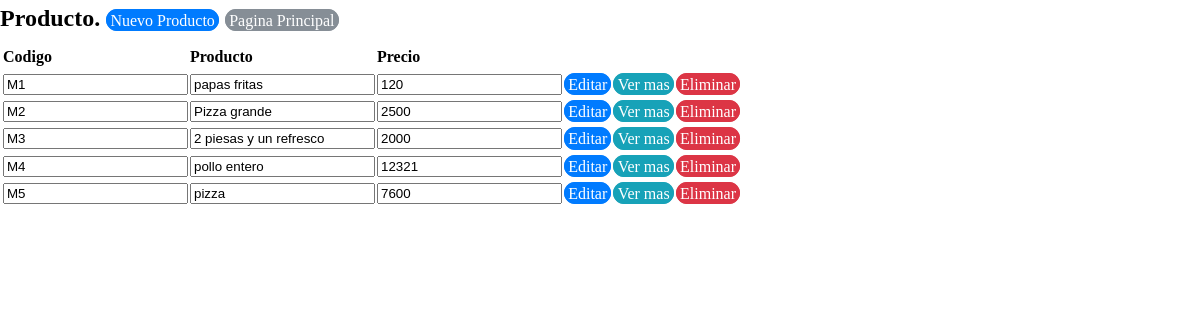
Before: /view/registroproducto/RegistroProducto.php with the older database file.
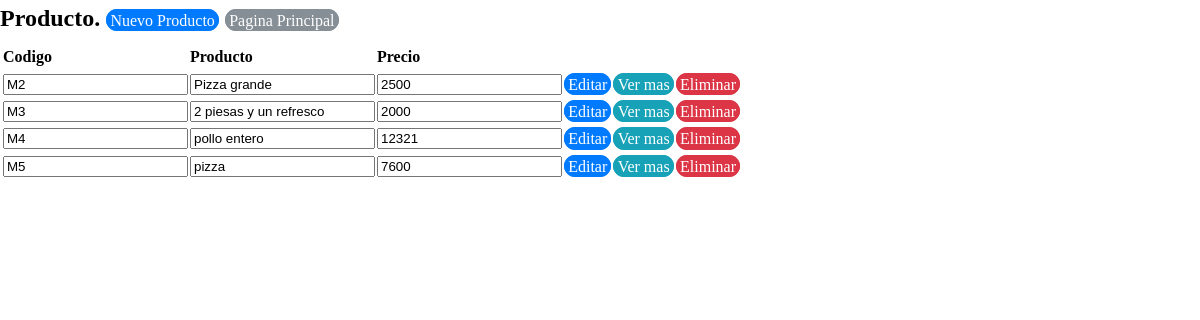
After: the same page with the newer database file.
### tables this page shows
CREATE TABLE `tbproductos` (
  `productoid` int(11) NOT NULL,
  `productocodigo` varchar(50) NOT NULL,
  `productonombre` varchar(50) NOT NULL,
  `productoprecio` varchar(50) NOT NULL,
  `tamano` varchar(50) NOT NULL,
  `productoestado` varchar(50) NOT NULL
);

### business/productobusiness/ProductoBusiness.php (called while the page is built, shortened)
<?php
class ProductoBusiness {
    private $DataProducto;
    public function ProductoBusiness() {
        require_once '../../data/dataproducto/DataProducto.php';
        $this->DataProducto = new DataProducto();
    }
    public function mostrarProductos() {
        return $this->DataProducto->mostrarProductos();
    }
}
?>

### data/dataproducto/DataProducto.php (called while the page is built, shortened)
<?php
class DataProducto {
    private $conexion;
    function DataProducto() {
        include_once '../../data/dbconexion/Conexion.php';
        $this->conexion = new Conexion();
    }
    function mostrarProductos() {
        if ($this->conexion->crearConexion()->set_charset('utf8')) {
            $array = array();
            $mostrarproductos = $this->conexion->crearConexion()->query("SELECT * "
            . "FROM `tbproductos` WHERE productoestado=1;");
            $this->conexion->cerrarConexion();
            while ($resultado = $mostrarproductos->fetch_assoc()) {
                array_push($array, $resultado);
            }
            return $array;
        }
    }
}

### data/dbconexion/Conexion.php (called while the page is built, shortened)
<?php
class Conexion {
    private $server;
    private $user;
    private $password;
    private $dbname;
    function Conexion(){
        $this->server = "localhost";
        $this->user = "root";
        $this->password = "";
        $this->dbname = "bdexpressdjb";
    }
    function crearConexion(){
        $this->conexion  = mysqli_connect($this->server,$this->user,$this->password,$this->dbname);
        return $this->conexion;
    }
}

### view/registroproducto/RegistroProducto.php (the view, shortened to what this page needs)
<!DOCTYPE html>
<head>
    <link rel="stylesheet" href="../../css/estilo.css">
    <?php
    include '../../business/productobusiness/ProductoBusiness.php';
    ?>
</head>
<body>
    <?php
    $productoBusiness = new ProductoBusiness();
    $allBusiness = $productoBusiness->mostrarProductos();
    ?>
    <h2>Producto.
        <a href="?action=registrar" class="btn btn-primary">Nuevo Producto</a>
        <a href="../ventanaprincipalview/VentanaPrincipalView.php" class="btn btn-secondary">Pagina Principal</a>
    </h2>
    <form  action="../../business/productoaccion/ProductoAccion.php" method="Post" >
        <table>
            <thead>
                <tr><th></th>
                    <th>Codigo</th>
                    <th>Producto</th>
                    <th>Precio</th>
                </tr>
            </thead>
            <?php foreach ($allBusiness as $current): ?>
                <tr><td><input type="hidden" name="productoid" id="productoid" value="<?php echo $current['productoid']; ?>"></td>
                    <td><input type="text" id="productocodigo" name="productocodigo" class="productocodigo"  value="<?php echo $current['productocodigo']; ?>"/> </td>
                    <td><input type="text" id="productonombre" name="productonombre" class="productonombre" value="<?php echo $current['productonombre']; ?>"/> </td>
                    <td><input type="text" id="productoprecio" name="productoprecio" class="productoprecio" value="<?php echo $current['productoprecio']; ?>"/> </td>
                    <td><a href="?action=editar&id=<?php echo $current['productoid']; ?> " class="btn btn-primary">Editar</a></td>
                    <td><a href="?action=ver&id=<?php echo $current['productoid']; ?> " class="btn btn-info">Ver mas</a></td>
                    <td><a href="?action=eliminar&id=<?php echo $current['productoid']; ?> " class="btn btn-danger">Eliminar</a></td>
                </tr>
            <?php endforeach ?>
        </table>
    </form>
</body>
</html>

Changed rows visible on the page:
no longer on this page (row edited): tbproductos: productocodigo "M1", productonombre "papas fritas", productoprecio "120"
